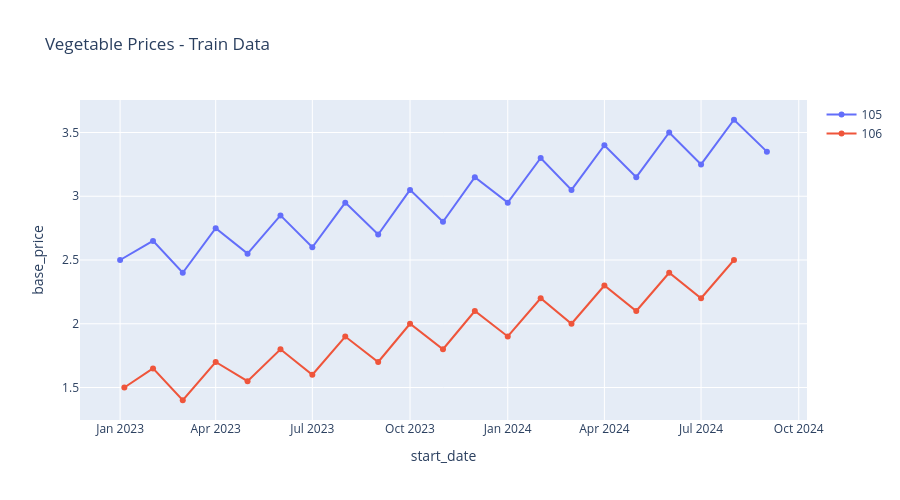

Source (notebook cell):
### Code cell
# Create and display Plotly figure (one trace per product)
fig = price_time_series_figure(concatenated_train, title='Vegetable Prices - Train Data')
# In Jupyter this will render inline
fig.show()
